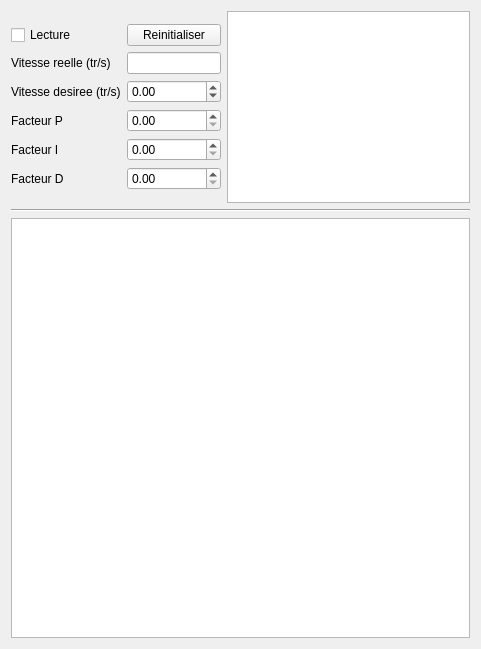
<?xml version="1.0" encoding="UTF-8"?>
<ui version="4.0">
 <class>MainWindow</class>
 <widget class="QMainWindow" name="MainWindow">
  <property name="geometry">
   <rect>
    <x>0</x>
    <y>0</y>
    <width>481</width>
    <height>649</height>
   </rect>
  </property>
  <property name="acceptDrops">
   <bool>false</bool>
  </property>
  <property name="windowTitle">
   <string>MainWindow</string>
  </property>
  <widget class="QWidget" name="centralWidget">
   <layout class="QGridLayout" name="gridLayout">
    <item row="4" column="1">
     <widget class="QDoubleSpinBox" name="doubleSpinBoxVitesse">
      <property name="keyboardTracking">
       <bool>false</bool>
      </property>
      <property name="minimum">
       <double>-8.000000000000000</double>
      </property>
      <property name="maximum">
       <double>8.000000000000000</double>
      </property>
      <property name="singleStep">
       <double>0.250000000000000</double>
      </property>
     </widget>
    </item>
    <item row="1" column="2" rowspan="8">
     <widget class="QGraphicsView" name="graphicsView"/>
    </item>
    <item row="3" column="1">
     <widget class="QLineEdit" name="curVel">
      <property name="readOnly">
       <bool>true</bool>
      </property>
      <property name="clearButtonEnabled">
       <bool>false</bool>
      </property>
     </widget>
    </item>
    <item row="3" column="0">
     <widget class="QLabel" name="label_20">
      <property name="text">
       <string>Vitesse reelle (tr/s)</string>
      </property>
     </widget>
    </item>
    <item row="4" column="0">
     <widget class="QLabel" name="label_2">
      <property name="text">
       <string>Vitesse desiree (tr/s)</string>
      </property>
     </widget>
    </item>
    <item row="9" column="0" colspan="3">
     <widget class="Line" name="line">
      <property name="orientation">
       <enum>Qt::Horizontal</enum>
      </property>
     </widget>
    </item>
    <item row="11" column="0" colspan="3">
     <widget class="QTextBrowser" name="textBrowser">
      <property name="font">
       <font>
        <pointsize>9</pointsize>
       </font>
      </property>
     </widget>
    </item>
    <item row="5" column="1">
     <widget class="QDoubleSpinBox" name="doubleSpinBoxP">
      <property name="keyboardTracking">
       <bool>false</bool>
      </property>
      <property name="singleStep">
       <double>0.010000000000000</double>
      </property>
     </widget>
    </item>
    <item row="5" column="0">
     <widget class="QLabel" name="label">
      <property name="text">
       <string>Facteur P</string>
      </property>
     </widget>
    </item>
    <item row="6" column="0">
     <widget class="QLabel" name="label_3">
      <property name="text">
       <string>Facteur I</string>
      </property>
     </widget>
    </item>
    <item row="6" column="1">
     <widget class="QDoubleSpinBox" name="doubleSpinBoxI">
      <property name="keyboardTracking">
       <bool>false</bool>
      </property>
      <property name="singleStep">
       <double>0.010000000000000</double>
      </property>
     </widget>
    </item>
    <item row="7" column="1">
     <widget class="QDoubleSpinBox" name="doubleSpinBoxD">
      <property name="keyboardTracking">
       <bool>false</bool>
      </property>
      <property name="singleStep">
       <double>0.010000000000000</double>
      </property>
     </widget>
    </item>
    <item row="7" column="0">
     <widget class="QLabel" name="label_4">
      <property name="text">
       <string>Facteur D</string>
      </property>
     </widget>
    </item>
    <item row="2" column="0">
     <widget class="QCheckBox" name="checkBox">
      <property name="text">
       <string>Lecture</string>
      </property>
     </widget>
    </item>
    <item row="2" column="1">
     <widget class="QPushButton" name="resetButton">
      <property name="text">
       <string>Reinitialiser</string>
      </property>
     </widget>
    </item>
   </layout>
  </widget>
 </widget>
 <layoutdefault spacing="6" margin="11"/>
 <resources/>
 <connections/>
</ui>
